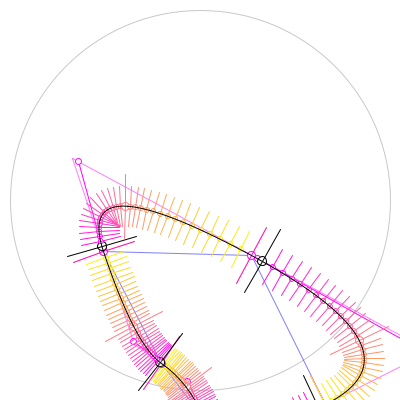
Frame 1 (no input)
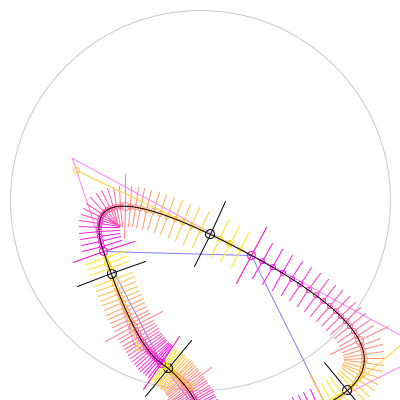
Frame 60 (the mouse pressed at the canvas centre just before this capture)
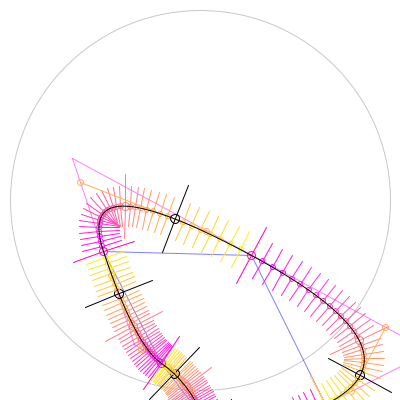
Frame 120 (the mouse held since frame 60 and released just before this capture)

The Processing sketch that drew these frames (run headless with seeded random() and noise(); from frame 60 on, the mouse is pressed at the canvas centre):

// Processing sketch: bezier_02_007
// ── bezier_02_007.pde
PVector[] p, mp;
int sides;
float r, da;

void setup() {
  size(400, 400);
  r = height/2-10;

  defineRandom();
}
void draw() {
  background(255);
  stroke(200);//noFill();
  ellipse(width/2, height/2, 2*r, 2*r);
  stroke(255, 0, 255, 128);
  for (int i=0; i<sides; i++) {
    line(p[i].x, p[i].y, p[(i+1)%sides].x, p[(i+1)%sides].y);
  }
  stroke(0, 0, 255, 128);
  for (int i=0; i<sides; i++) {
    line(mp[i].x, mp[i].y, mp[(i+1)%sides].x, mp[(i+1)%sides].y);
  }
  
  for (int j=0; j<sides; j++) {
    PVector tmp1 = mp[j];
    PVector tmp2 = p[(j+1)%sides];
    PVector tmp3 = mp[(j+1)%sides];
    
    int steps = 8*4;
    float t, sx, sy, sdiam;
    float tx, ty, sa;
    boolean itsMe;
    for (int i=0; i<steps+1; i++) {
      itsMe = (frameCount)%steps==i;

      t = i/float(steps);

      PVector m1, m2, m3;
      m1 = new PVector( lerp(tmp1.x, tmp2.x, t), lerp(tmp1.y, tmp2.y, t) ); 
      m2 = new PVector( lerp(tmp2.x, tmp3.x, t), lerp(tmp2.y, tmp3.y, t) );
      m3 = new PVector( lerp(m1.x, m2.x, t), lerp(m1.y, m2.y, t) );

      sx = m3.x;//bezierPoint(a.x, c1.x, c2.x, b.x, t);
      sy = m3.y;//bezierPoint(a.y, c1.y, c2.y, b.y, t);
      if (itsMe) {
        line(m1.x, m1.y, m2.x, m2.y);
        //ellipse(m3.x, m3.y, 6, 6);
        ellipse(m1.x, m1.y, 6, 6);
        ellipse(m2.x, m2.y, 6, 6);
      }
      //sdiam = map(i, 0, steps+1, 16, 1);
      sdiam = i%16==0?8:5;
      if (itsMe) sdiam*=1.8;

      float f = map(i, 0, steps+1, 0, 1);
      color cc = lerpColor(color(255, 0, 255), color(255, 255, 0), f);

      stroke(!itsMe? cc:0);
      ellipse(sx, sy, sdiam, sdiam);

      //    tx = bezierTangent(a.x, c1.x, c2.x, b.x, t);
      //    ty = bezierTangent(a.y, c1.y, c2.y, b.y, t);
      sa = atan2((m2.y-m1.y), (m2.x-m1.x));
      sa -= HALF_PI;
      line(sx, sy, 4*sdiam*cos(sa)+sx, 4*sdiam*sin(sa)+sy);
      line(sx, sy, 4*sdiam*cos(PI+sa)+sx, 4*sdiam*sin(PI+sa)+sy);
    }
  }

  stroke(0);
  noFill();
  beginShape();
  for (int i=0; i<sides; i++) {
    PVector tmp1 = mp[i];
    PVector tmp2 = p[(i+1)%sides];
    PVector tmp3 = mp[(i+1)%sides];

    vertex(tmp1.x, tmp1.y);
    quadraticVertex(tmp2.x, tmp2.y, tmp3.x, tmp3.y);
  }
  endShape();
}
void keyPressed() {
  if(keyCode==32)defineRandom();
  if(key=='3')define(3);
  if(key=='4')define(4);
  if(key=='5')define(5);
  if(key=='6')define(6);
  if(key=='7')define(7);
  if(key=='8')define(8);
  if(key=='q')defineStar(3);
  if(key=='w')defineStar(4);
  if(key=='e')defineStar(5);
  if(key=='r')defineStar(6);
  if(key=='t')defineStar(7);
  if(key=='y')defineStar(8);
  if(key=='a')defineRandomStar();
}


void define(int ss) {
  sides = ss;
  da = TWO_PI/sides;
  p  = new PVector[sides];
  mp = new PVector[sides];

  for (int i=0; i<sides; i++) {
    p[i]=new PVector(width/2+r*cos(i*da), height/2+r*sin(i*da));
  }

  for (int i=0; i<sides; i++) {
    mp[i]=new PVector( (p[i].x+p[(i+1)%sides].x)/2, (p[i].y+p[(i+1)%sides].y)/2);
  }
  //println(p);
}



void defineRandom() {
  sides = int(random(9));
  float[] angles = new float[sides];
  float[] ratios = new float[sides];
  for (int i=0; i<sides; i++) {
    angles[i]=random(TWO_PI);
    ratios[i]=random(r/2, r*1.5);
  }
  angles = sort(angles);

  p  = new PVector[sides];
  mp = new PVector[sides];

  for (int i=0; i<sides; i++) {
    p[i]=new PVector(width/2+ratios[i]*cos(angles[i]), height/2+ratios[i]*sin(angles[i]));
  }

  for (int i=0; i<sides; i++) {
    mp[i]=new PVector( (p[i].x+p[(i+1)%sides].x)/2, (p[i].y+p[(i+1)%sides].y)/2);
  }
  //println(p);
}

void defineStar(int ss) {
  sides = 2*ss;
  da = TWO_PI/sides;
  p  = new PVector[sides];
  mp = new PVector[sides];

  for (int i=0; i<sides; i++) {
    float rr = i%2==0? r : r/3;
    p[i]=new PVector(width/2+rr*cos(i*da), height/2+rr*sin(i*da));
  }

  for (int i=0; i<sides; i++) {
    mp[i]=new PVector( (p[i].x+p[(i+1)%sides].x)/2, (p[i].y+p[(i+1)%sides].y)/2);
  }
  //println(p);
}

void defineRandomStar() {
  sides = 2*int(random(9));
  
  float[] angles = new float[sides];
  float[] ratios = new float[sides];
  
  for (int i=0; i<sides; i++) {
    angles[i]=random(TWO_PI);
    ratios[i]=i%2==0? random(r*.75, r*1.5):random(r*.5, r*.65);
  }
  angles = sort(angles);

  p  = new PVector[sides];
  mp = new PVector[sides];

  for (int i=0; i<sides; i++) {
    p[i]=new PVector(width/2+ratios[i]*cos(angles[i]), height/2+ratios[i]*sin(angles[i]));
  }

  for (int i=0; i<sides; i++) {
    mp[i]=new PVector( (p[i].x+p[(i+1)%sides].x)/2, (p[i].y+p[(i+1)%sides].y)/2);
  }
  //println(p);
}
